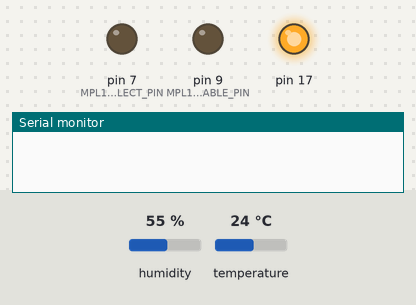
A sketch run on a simulated Arduino Leonardo, built with avr-gcc and run on an emulated ATmega32U4. Shown: output pins drawn as LEDs (lit = HIGH), the last lines printed to the serial monitor. Wiring (inferred from the names in the program): DHT22 sensor: data pin 6. The inputs (shaded band) are chosen by the test bench; at power-on: humidity 55 %, temperature 24 °C.

Above: at 0.1 s.
At 1.1 s:
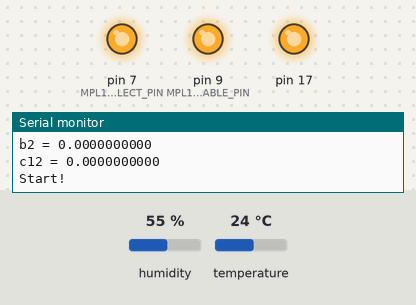
Timing chart, 0 to 2.6 s (numbered marks = the images above):
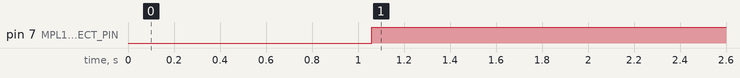

The sketch:

Yun_WeatherSensors_Sensor.ino
```cpp
//
// Yun_WeatherSensors_Sensor.ino
//

#ifdef ARDUINO_AVR_YUN
#include <Console.h>
#include <Bridge.h>
#endif

// Common structures for XBee comm protocol between sensor and base.
// This really doesn't belong in a "library" but the libraries directory
// is kinda the most convenient place for dumping common code.
// (Even though it's only common between the base and sensor in this
// project.)
#include <Yun_WeatherSensors.h>

#include <SoftwareSerial.h>
#include <XBee.h>
#include <SPI.h>
#include <DHT.h>
#include <MPL115A1.h>

// Yes, inconsistent cases. One library I wrote, the other I borrowed.
dht DHT;
MPL115A1 mpl;
#define MPL115A1_ENABLE_PIN 9
#define MPL115A1_SELECT_PIN 7
#define DHT22_PIN 6

// XBee communication. Note that these pins are
#define ARD_RX_TO_XBEE_TX 4
#define ARD_TX_TO_XBEE_RX 8

SoftwareSerial mySerial( ARD_RX_TO_XBEE_TX, ARD_TX_TO_XBEE_RX ); // rx, tx
XBee xbee = XBee();

#ifdef ARDUINO_AVR_YUN
#define DEBUG_OUT Console
#else
#define DEBUG_OUT Serial
#endif

#define SAMPLE_PERIOD_MILLISECONDS 2000

static unsigned long lastSampleMillis = 0;

void setup()
{
#ifdef ARDUINO_AVR_YUN
    Bridge.begin();

    while ( !Console ) { ; }

    Console.println( "You're connected to the console!" );
#else
    // Arduino (pins 0,1) serial is used for downloading and debug,
    // as usual.
    Serial.begin( 9600 );
#endif

    // Software serial is used for XBee.
    xbee.setSerial( mySerial );
    mySerial.begin( 9600 );

    SPI.begin();

    // initialize the chip select and enable pins
    pinMode(MPL115A1_SELECT_PIN, OUTPUT);
    pinMode(MPL115A1_ENABLE_PIN, OUTPUT);

    // sleep the MPL115A1
    digitalWrite(MPL115A1_ENABLE_PIN, LOW);

    delay( 1000 );

    // wake the MPL115A1
    digitalWrite(MPL115A1_ENABLE_PIN, HIGH);
    delay(20);  // give the chip a few ms to wake up

    // set the chip select inactive, select signal is CS LOW
    digitalWrite(MPL115A1_SELECT_PIN, HIGH);

    mpl.init( MPL115A1_SELECT_PIN, MPL115A1_ENABLE_PIN );

    DEBUG_OUT.println( "Start!" );
    lastSampleMillis = millis();
}


bool lastPressReadOK = false;
float currentPressurekPa = 0.0;


bool lastHumidityReadOK = false;
float currentTempC = 0.0;
float currentHumidityPercent = 0.0;

void loop()
{
    if ( ( millis() - lastSampleMillis ) > SAMPLE_PERIOD_MILLISECONDS )
    {
        digitalWrite(MPL115A1_ENABLE_PIN, HIGH);
        delay(20);  // give the chip a few ms to wake up

        currentPressurekPa = mpl.calcPressure_kPa();
        lastPressReadOK = true;

        DEBUG_OUT.print( "MPL115A1: Press (kPa) = " );
        DEBUG_OUT.print( currentPressurekPa, 4 );

        // READ DATA
        DEBUG_OUT.print("\tDHT22 ");
        int chk = DHT.read22(DHT22_PIN);
        switch (chk)
        {
        case DHTLIB_OK:
            DEBUG_OUT.print("read OK,\t");
            lastHumidityReadOK = true;
            break;
        case DHTLIB_ERROR_CHECKSUM:
            DEBUG_OUT.print("Checksum error,\t");
            lastHumidityReadOK = false;
            break;
        case DHTLIB_ERROR_TIMEOUT:
            DEBUG_OUT.print("Time out error,\t");
            lastHumidityReadOK = false;
            break;
        default:
            DEBUG_OUT.print("Unknown error,\t");
            lastHumidityReadOK = false;
            break;
        }
        // DISPLAY DATA
        DEBUG_OUT.print( " humidity = " );
        DEBUG_OUT.print(DHT.humidity, 1);
        DEBUG_OUT.print(",\tTemp c = ");
        DEBUG_OUT.println(DHT.temperature, 1);

        currentTempC = DHT.temperature;
        currentHumidityPercent = DHT.humidity;

        lastSampleMillis = millis();
    }

    xbee.readPacket();
    if ( xbee.getResponse().isAvailable() )
    {
        DEBUG_OUT.println( "Got an xbee packet!" );

        DEBUG_OUT.print( "API id = 0x" );
        DEBUG_OUT.println( xbee.getResponse().getApiId(), HEX );

        if ( xbee.getResponse().getApiId() == ZB_RX_RESPONSE )
        {
            ZBRxResponse rxResponse;
            xbee.getResponse().getZBRxResponse( rxResponse );

            // Command structure
            // "S" = sense

            if ( rxResponse.getData( 0 ) == 'S' )
            {
                // Sense. Return the last sensed data.
                //
                // numMeasurements::type:value:multiplier:status::...
                //
                // type = P|T|H for Pressure, Temp, Humidity
                // value = float value
                // multiplier = float to int conversion multiple
                // Status = 1 for ok, 0 for not ok

                String responseString = "3::P:";
                responseString += String( ( long )( currentPressurekPa * 100000.0 ) );
                responseString += ":100000:1::";

                responseString += "H:";
                responseString += String( ( long )( currentHumidityPercent * 100 ) );
                responseString += ":100:1::";

                responseString += "C:";
                responseString += String( ( long )( currentTempC * 100 ) );
                responseString += ":100:1";

                DEBUG_OUT.print( "Resp = " );
                DEBUG_OUT.println( responseString );
            }

        }
    }

//    DEBUG_OUT.print( "." );
    delay( 100 );
}
```

Measured:
- by itself, pin 7 (MPL115A1_SELECT_PIN): LOW → HIGH at 1.1 s
